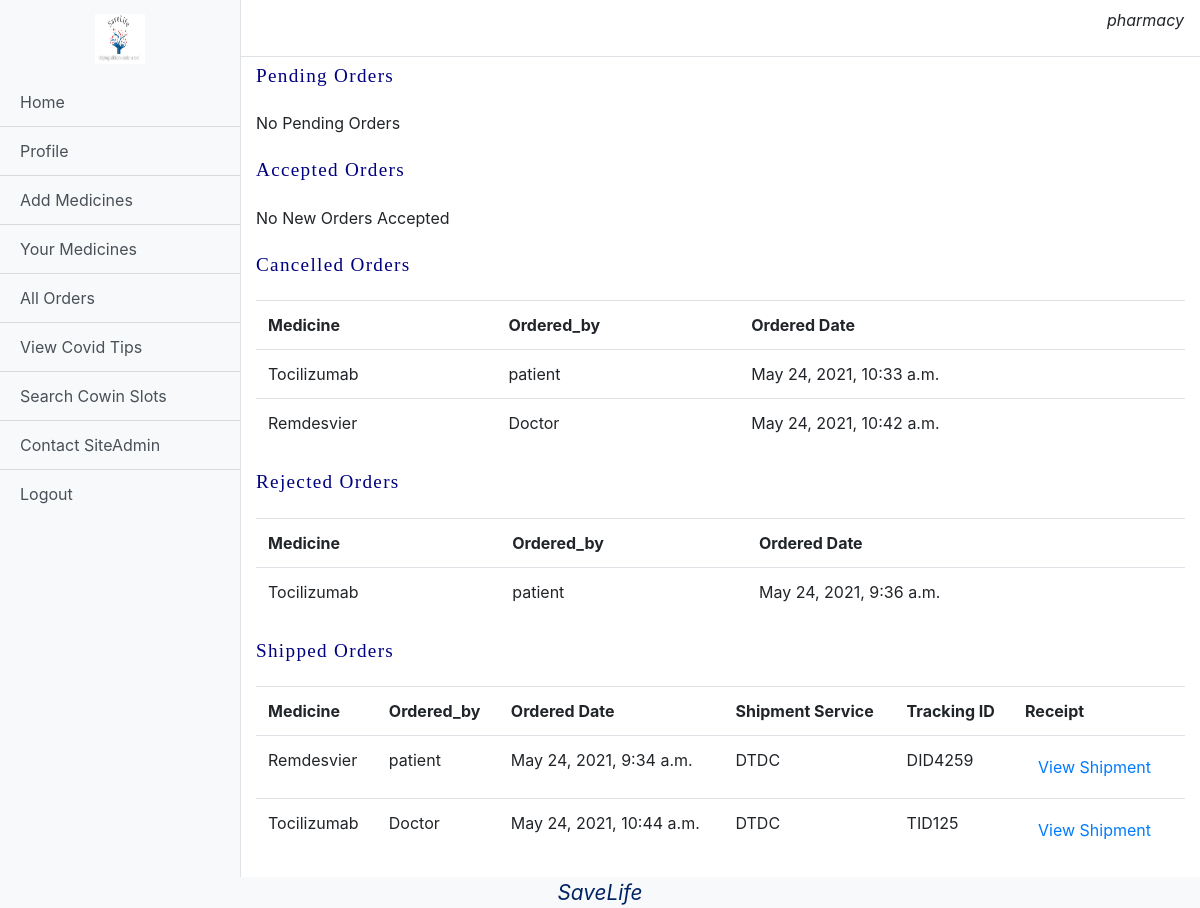
Before: /pharmacy/yourOrders (signed in) with the older database file.
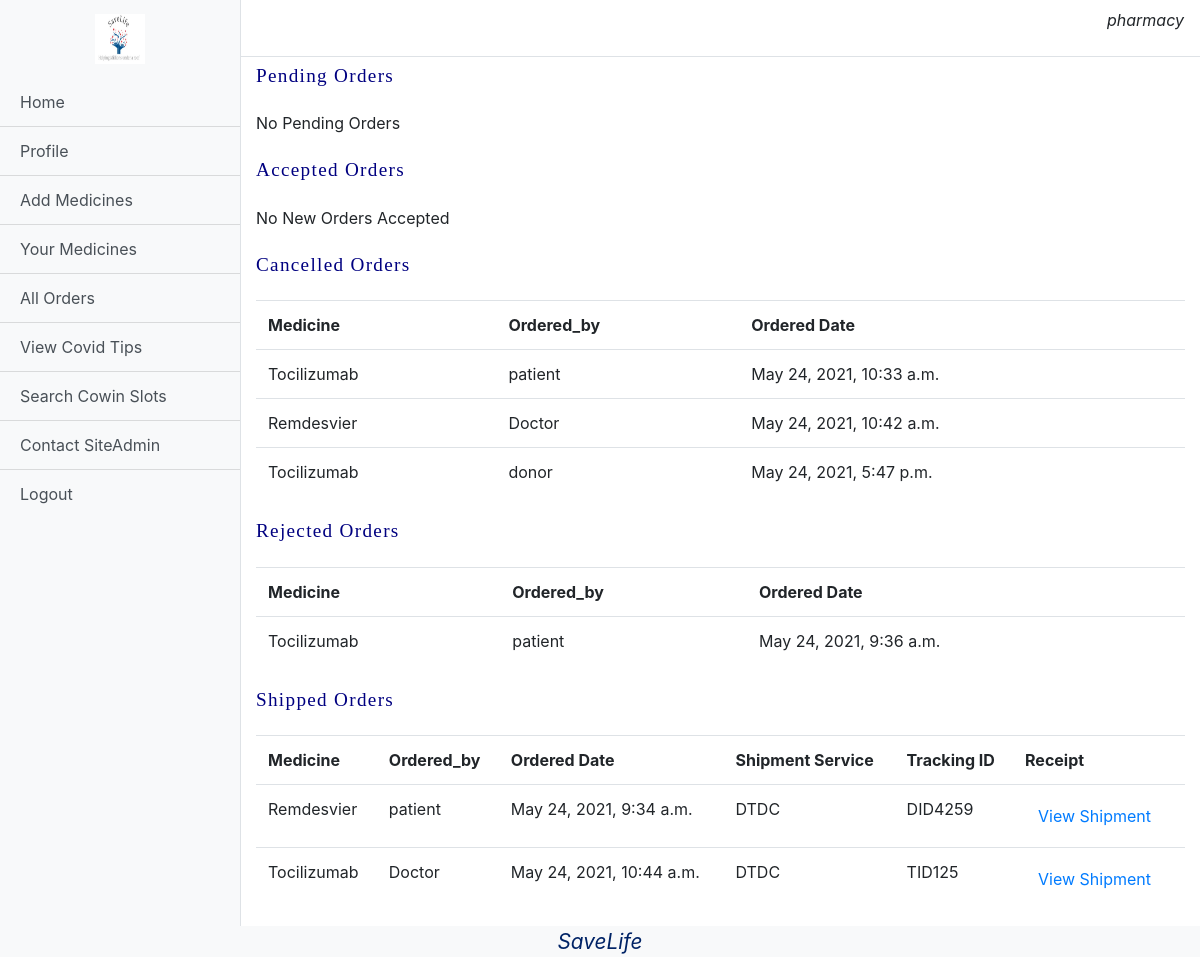
After: the same page with the newer database file.
### pharmacy/models.py (models this page shows)
class Order(models.Model):
    medicine = models.ForeignKey(Medicine,on_delete=models.SET_NULL,null=True)
    ordered_by = models.ForeignKey(User,related_name='ordered_by',on_delete=models.DO_NOTHING)
    ordered_to = models.ForeignKey(User,related_name='ordered_to',on_delete=models.DO_NOTHING)
    ordered_date = models.DateTimeField(auto_now_add=True)
    status = models.CharField(max_length=15,choices=(('Cancelled','Cancelled'),('Pending','Pending'),('Accepted','Accepted'),('Rejected','Rejected'),('Shipped','Shipped')))
    tracking_id = models.CharField(max_length=500,blank=True,null=True)
    service = models.CharField(max_length=250,blank=True,null=True)
    receipt = models.ImageField(upload_to='orders',blank=True,null=True)
    billing = models.ForeignKey(Bill,on_delete=models.SET_NULL,null=True)

class Medicine(models.Model):
    name = models.CharField(max_length=2048)
    image = models.ImageField(upload_to='medicines')
    description = models.CharField(max_length=2048)
    cost = models.IntegerField()
    expiry_date = models.DateField()
    expected_delivery = models.IntegerField()
    user = models.ForeignKey(User,on_delete=models.CASCADE)

### base/models.py (models this page shows, shortened)
class User(AbstractUser):
    type = models.CharField(max_length=10,choices=(("Patient","Patient"),("Doctor","Doctor"),("Donor","Donor"),("Pharmacy","Pharmacy")))

### pharmacy/views.py (the view)
# urls.py: path('yourOrders',views.yourOrder,name="yourOrder"),
def yourOrders(request):
    pending = Order.objects.filter(status="Pending",ordered_to=request.user)
    cancelled = Order.objects.filter(status="Cancelled",ordered_to=request.user)
    rejected = Order.objects.filter(status="Rejected",ordered_to=request.user)
    accepted = Order.objects.filter(status="Accepted",ordered_to=request.user)
    shipped = Order.objects.filter(ordered_to= request.user,status="Shipped")
    p_l,a_l,r_l,s_l,c_l = len(pending),len(accepted),len(rejected),len(shipped),len(cancelled)
    return render(request,"Pharmacy/yourOrders.html",{'pending':pending,'accepted':accepted,'rejected':rejected,'shipped':shipped,'cancelled':cancelled,
                        'pl':p_l,'rl':r_l,'al':a_l,'sl':s_l,'cl':c_l})

### templates/Pharmacy/yourOrders.html (shortened to what this page needs)
{%extends "Pharmacy/dashboard.html"%}
{%load static%}
{%block content%}
<link rel="stylesheet" href="{%static 'css/home.css'%}">
<p class="aboutText">Pending Orders</p>
{% if pl == 0%}
<p>No Pending Orders</p>
{%endif%}
<p class="aboutText">Accepted Orders</p>
{% if al == 0%}
<p>No New Orders Accepted</p>
{%endif%}
<p class="aboutText">Cancelled Orders</p>
{% if cl == 0%}
<p>No Orders Cancelled</p>
{%else%}
<table class="table">
    <tr>
        <th>Medicine</th>
        <th>Ordered_by</th>
        <th>Ordered Date</th>
    </tr>
    {%for item in cancelled%}
    <tr>
        <td>{{item.medicine.name}}</td>
        <td>{{item.ordered_by.first_name}}</td>
        <td>{{item.ordered_date}}</td>
    </tr>
    {%endfor%}
</table>
{%endif%}
<p class="aboutText">Rejected Orders</p>
{% if rl == 0%}
<p>No Rejected Orders</p>
{%else%}
<table class="table">
    <tr>
        <th>Medicine</th>
        <th>Ordered_by</th>
        <th>Ordered Date</th>
    </tr>
    {%for item in rejected%}
    <tr>
        <td>{{item.medicine.name}}</td>
        <td>{{item.ordered_by.first_name}}</td>
        <td>{{item.ordered_date}}</td>
    </tr>
    {%endfor%}
</table>
{%endif%}
<p class="aboutText">Shipped Orders</p>
{% if sl == 0%}
<p>No Orders Shipped</p>
{%else%}
<table class="table">
    <tr>
        <th>Medicine</th>
        <th>Ordered_by</th>
        <th>Ordered Date</th>
        <th>Shipment Service</th>
        <th>Tracking ID</th>
        <th>Receipt</th>
    </tr>
    {%for item in shipped%}
    <tr>
        <td>{{item.medicine.name}}</td>
        <td>{{item.ordered_by.first_name}}</td>
        <td>{{item.ordered_date}}</td>
        <td>{{item.service}}</td>
        <td>{{item.tracking_id}}</td>
        <td><a href="{{item.receipt.url}}" class="btn btn-link">View Shipment</a></td>
    </tr>
    {%endfor%}
</table>
{%endif%}
{%endblock%}

Changed rows visible on the page:
added Order: medicine.name "Tocilizumab", ordered_by.first_name "donor", ordered_date "May 24, 2021, 5:47 p.m."
